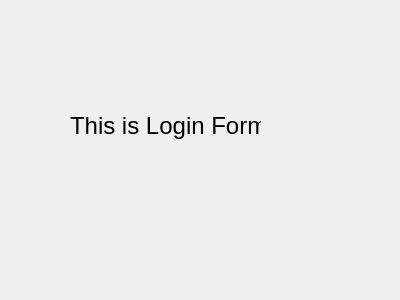
<?xml version="1.0" encoding="UTF-8"?>
<ui version="4.0">
 <class>LoginForm</class>
 <widget class="QWidget" name="LoginForm">
  <property name="geometry">
   <rect>
    <x>0</x>
    <y>0</y>
    <width>400</width>
    <height>300</height>
   </rect>
  </property>
  <property name="windowTitle">
   <string>Form</string>
  </property>
  <widget class="QLabel" name="label">
   <property name="geometry">
    <rect>
     <x>70</x>
     <y>70</y>
     <width>191</width>
     <height>111</height>
    </rect>
   </property>
   <property name="font">
    <font>
     <pointsize>18</pointsize>
    </font>
   </property>
   <property name="text">
    <string>This is Login Form</string>
   </property>
  </widget>
 </widget>
 <resources/>
 <connections/>
</ui>
